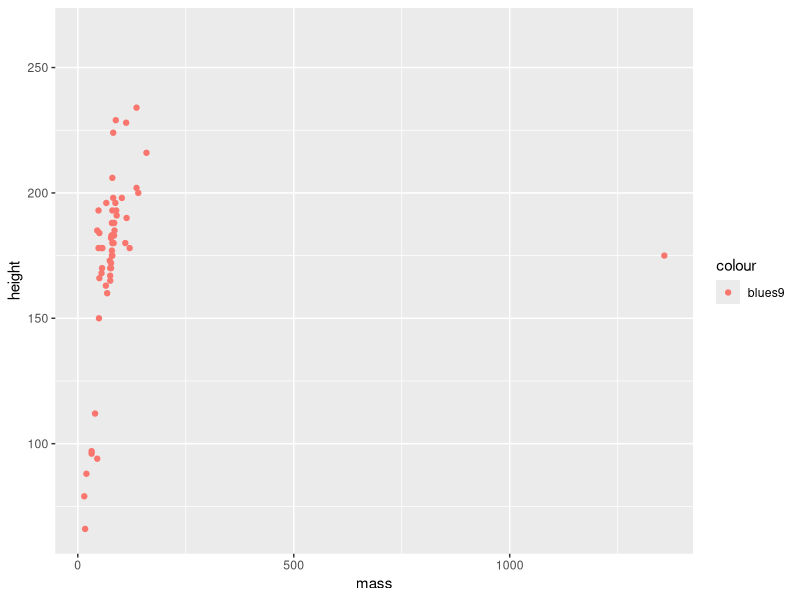

Here is the R script that generated this plot:
## ---- chunk 1
knitr::opts_chunk$set(echo = TRUE)
library(tidyverse)
## ---- chunk 2
ggplot(data = starwars, aes(x=mass, y=height))+
  geom_point(aes(color="blues9"))
